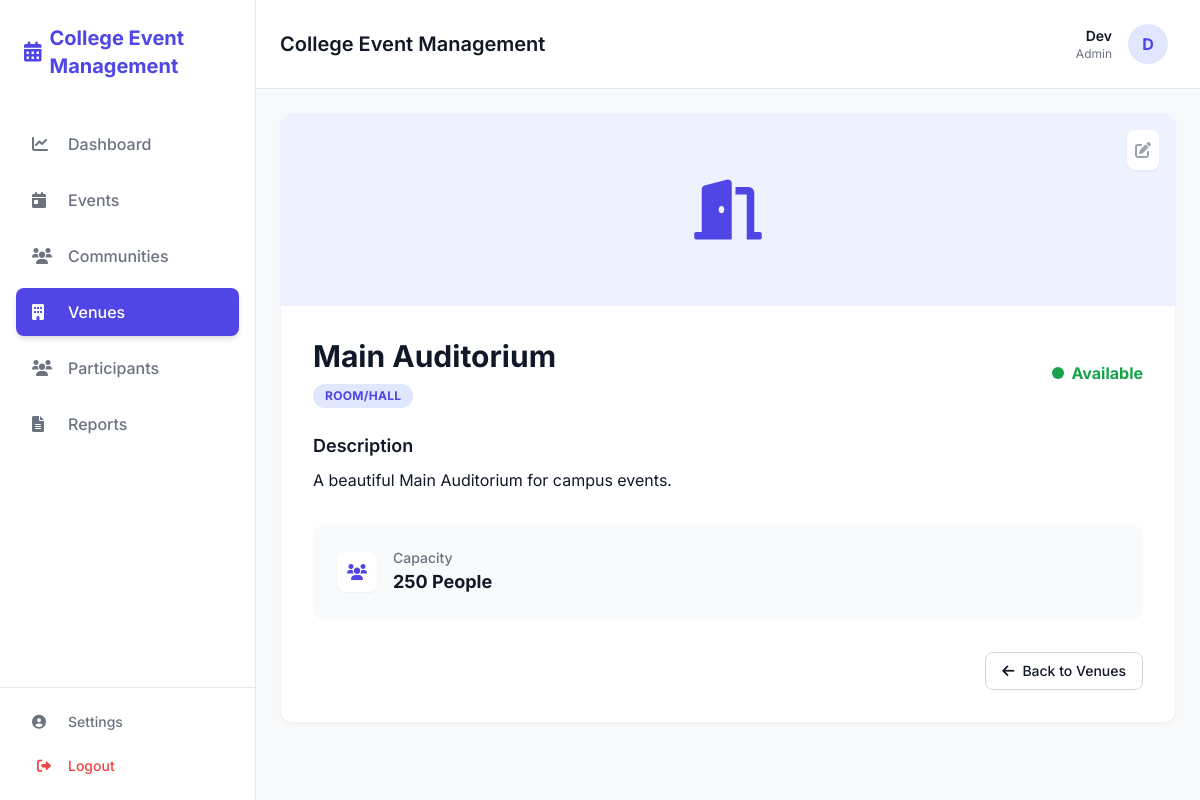
/resources/1/ (signed in), run on the app's committed database.
### apps/accounts/models.py (models this page shows, shortened)
class User(AbstractUser):
    class Role(models.TextChoices):
        ADMIN = "ADMIN", "Admin"
        ORGANIZER = "ORGANIZER", "Organizer"
        STUDENT = "STUDENT", "Student"
    role = models.CharField(max_length=50, choices=Role.choices, default=Role.STUDENT)
    department = models.CharField(max_length=100, blank=True, null=True)
    year = models.IntegerField(blank=True, null=True)

### apps/resources/models.py (models this page shows, shortened)
class Resource(models.Model):
    class Type(models.TextChoices):
        ROOM = "ROOM", "Room/Hall"
        LAB = "LAB", "Laboratory"
        EQUIPMENT = "EQUIPMENT", "Equipment"
    name = models.CharField(max_length=100)
    resource_type = models.CharField(max_length=20, choices=Type.choices, default=Type.ROOM)
    capacity = models.IntegerField(default=0)
    availability = models.BooleanField(default=True)
    auto_approve = models.BooleanField(default=False)
    description = models.TextField(blank=True)

### apps/resources/views.py (the view)
# urls.py: path('<int:pk>/', views.resource_detail, name='resource_detail'),
@login_required
def resource_detail(request, pk):
    resource = get_object_or_404(Resource, pk=pk)
    return render(request, 'resources/resource_detail.html', {'resource': resource})

### apps/resources/templates/resources/resource_detail.html (shortened to what this page needs)
{% extends 'base.html' %}
{% block content %}
<div class="space-y-6">
    <div class="bg-white rounded-xl border border-gray-100 shadow-sm overflow-hidden">
        <div class="h-48 bg-indigo-50 flex items-center justify-center text-primary relative">
            <i
                class="fas {% if resource.resource_type == 'ROOM' %}fa-door-open{% elif resource.resource_type == 'LAB' %}fa-flask{% else %}fa-tools{% endif %} text-6xl"></i>
            {% if user.role == 'ADMIN' %}
            <a href="{% url 'resource_update' resource.pk %}"
                class="absolute top-4 right-4 bg-white p-2 rounded-lg shadow-sm text-gray-400 hover:text-primary transition-colors">
                <i class="fas fa-edit"></i>
            </a>
            {% endif %}
        </div>
        <div class="p-8">
            <div class="flex items-center justify-between mb-6">
                <div>
                    <h1 class="text-3xl font-bold text-textDark mb-2">{{ resource.name }}</h1>
                    <span
                        class="inline-flex items-center px-3 py-1 rounded-full text-xs font-bold bg-indigo-100 text-primary uppercase tracking-wide">
                        {{ resource.get_resource_type_display }}
                    </span>
                </div>
                <div class="flex items-center gap-4">
                    <span
                        class="flex items-center {% if resource.availability %}text-green-600{% else %}text-red-600{% endif %} font-bold">
                        <span
                            class="h-3 w-3 rounded-full {% if resource.availability %}bg-green-600{% else %}bg-red-600{% endif %} mr-2"></span>
                        {{ resource.availability|yesno:"Available,Unavailable" }}
                    </span>
                </div>
            </div>
            <div class="prose max-w-none text-textDark mb-8">
                <h3 class="text-lg font-semibold mb-2">Description</h3>
                <p>{{ resource.description }}</p>
            </div>
            <div class="grid grid-cols-1 md:grid-cols-2 gap-6 p-6 bg-gray-50 rounded-xl">
                <div class="flex items-center">
                    <div
                        class="h-10 w-10 rounded-lg bg-white flex items-center justify-center text-primary shadow-sm mr-4">
                        <i class="fas fa-users"></i>
                    </div>
                    <div>
                        <p class="text-sm font-medium text-textLight">Capacity</p>
                        <p class="text-lg font-bold text-textDark">{{ resource.capacity }} People</p>
                    </div>
                </div>
            </div>
            <div class="mt-8 flex justify-end">
                <a href="{% url 'resource_list' %}"
                    class="inline-flex items-center px-4 py-2 border border-gray-300 text-sm font-medium rounded-lg text-textDark bg-white hover:bg-gray-50 transition-colors">
                    <i class="fas fa-arrow-left mr-2"></i> Back to Venues
                </a>
            </div>
        </div>
    </div>
</div>
{% endblock %}

### apps/core/templates/components/navbar.html
<header class="bg-white border-b border-gray-200 sticky top-0 z-50 px-6 py-4 flex items-center justify-between">
    <div class="flex items-center space-x-4">
        <h2 class="text-xl font-semibold text-textDark">College Event Management</h2>
    </div>
    <a href="{% url 'profile' %}"
        class="flex items-center space-x-4 hover:bg-gray-50 p-2 rounded-lg transition-colors cursor-pointer">
        <div class="text-right hidden md:block">
            <p class="text-sm font-semibold text-textDark">{{ user.username }}</p>
            <p class="text-xs text-textLight capitalize">{{ user.role|lower }}</p>
        </div>
        <div class="h-10 w-10 rounded-full bg-indigo-100 flex items-center justify-center text-primary font-bold">
            {{ user.username|first|upper }}
        </div>
    </a>
</header>

### apps/core/templates/base.html (style rules this page uses)
body { font-family: 'Inter', sans-serif; background-color: #F8F9FB; color: #111827; }

### data on the page
User: username "Dev", role "Admin", username|first "D"
Resource: name "Main Auditorium", resource_type "ROOM/HALL", availability "Available", description "A beautiful Main Auditorium for campus events.", capacity "250"
